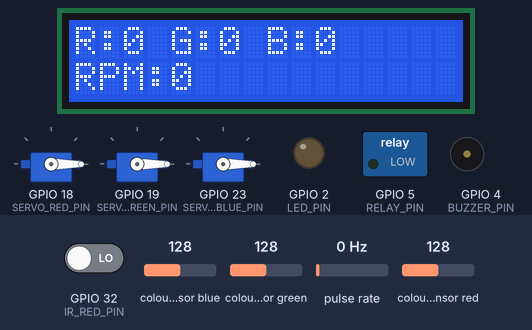
This program was run on a simulated ESP32. Shown: 3 × servo, 16×2 character LCD, switched loads named in the program (green lamp = pin HIGH), output pins drawn as LEDs (lit = HIGH), buzzer (waves = sounding, pin HIGH). Wiring (inferred from the names in the program): TCS3200 colour sensor: output GPIO 14; S2 GPIO 27; S3 GPIO 26; S0 GPIO 25; S1 GPIO 33; pulse sensor: data GPIO 16. Dashed ring = blinking. The inputs (shaded band) are chosen by the test bench; at power-on: pulse rate 0 Hz, colour sensor blue 128, colour sensor green 128, colour sensor red 128, GPIO 32 (IR_RED_PIN) LOW. Pins used as bus, display or sensor lines are not drawn; what the program prints to the serial monitor is not drawn.

Above: at 2.8 s.
2.9 s: pulse rate (sensor on GPIO 16) set to 4 Hz
At 3.7 s:
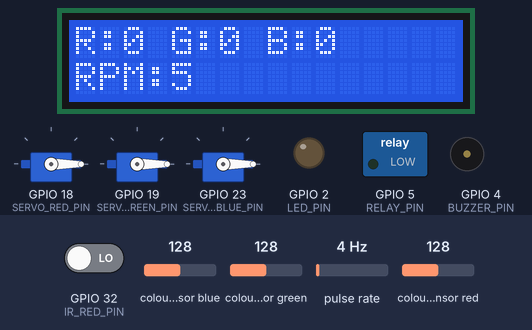
5.4 s: pulse rate (sensor on GPIO 16) set to 50 Hz
At 8.2 s:
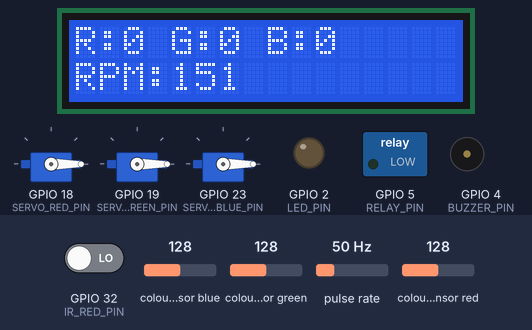
8.3 s: colour sensor blue set to 5
At 10.3 s:
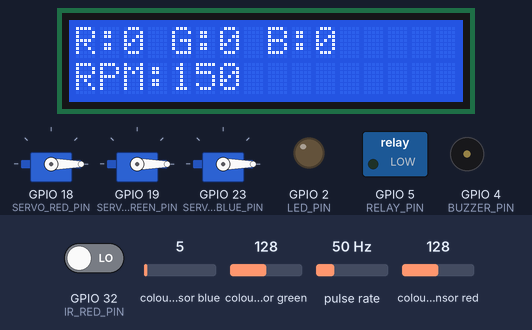
10.9 s: colour sensor green set to 72
13.0 s: colour sensor green set to 63
At 13.91 s:
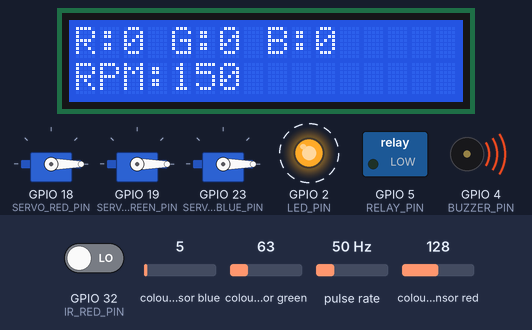
16.0 s: colour sensor red set to 121
17.8 s: colour sensor red set to 114
At 20.0 s:
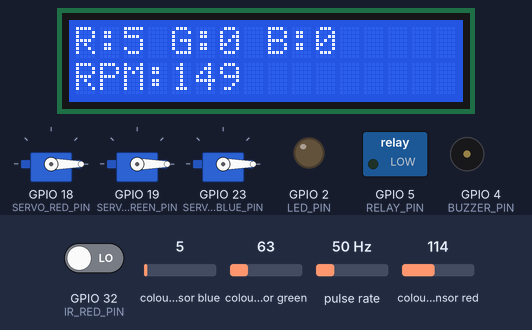
Timing chart, 0 to 21.1 s (numbered marks = the images above; inputs shaded):
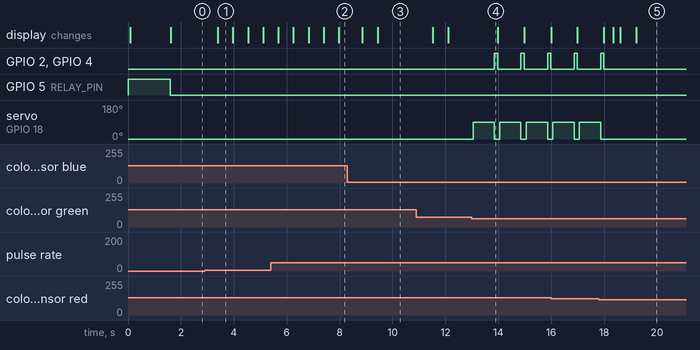

Measured:
- the behaviour switches between 68 and 67 on colour sensor green (found by bisection; images 3 and 4)
- the behaviour switches between 118 and 117 on colour sensor red (found by bisection; images 4 and 5)
- after the input at 2.9 s, the display: changes after 0.49 s (image 1)
- after the input at 5.4 s, the display: first differs from a run without the input after 0.86 s (image 2 shows a later state)
- after the input at 8.3 s, the display: first changes after 0.56 s (image 3 shows a later state)
- after the input at 13.0 s, GPIO 2 (LED_PIN), GPIO 4 (BUZZER_PIN): alternates HIGH for 0.12 s and LOW for 0.88 s, starting after 0.86 s; servo on GPIO 18 (SERVO_RED_PIN): alternates 90° for 0.80 s and 0° for 0.20 s, starting after 0.06 s
- after the input at 17.8 s, GPIO 2 (LED_PIN), GPIO 4 (BUZZER_PIN): goes on until 18.0 s, then stays LOW; servo on GPIO 18 (SERVO_RED_PIN): goes on until 17.9 s, then stays 0°

The program:

main.cpp
```cpp
#include <Arduino.h>
#include <ESP32Servo.h>
#include <LiquidCrystal_I2C.h>

#include "config.h"
#include "color_sensor.h"
#include "ir_sensor.h"
#include "servo_control.h"
#include "encoder_speed.h"
#include "conveyor_control.h"
#include "alert_system.h"
#include "lcd_control.h"

// Starting calibration values; tune these using readings from your sensor.
int redMin = 30;
int redMax = 250;
int greenMin = 30;
int greenMax = 250;
int blueMin = 30;
int blueMax = 250;

TargetColor currentDetectedColor = NONE;
volatile long encoderPulseCount = 0;
unsigned long lastTimeCheck = 0;
float currentRPM = 0.0f;

Servo servoRed;
Servo servoGreen;
Servo servoBlue;
LiquidCrystal_I2C lcd(LCD_ADDR, 16, 2);

namespace {
int countRed = 0;
int countGreen = 0;
int countBlue = 0;
unsigned long lastLcdUpdate = 0;
}

void IRAM_ATTR pulseCounterISR()
{
    ++encoderPulseCount;
}

void setup()
{
    Serial.begin(115200);

    initColorSensor();
    initIRSensors();
    initServos();
    initEncoder();
    initConveyor();
    initAlerts();
    initLCD();

    startConveyor();
    updateLCD(countRed, countGreen, countBlue, currentRPM);
    Serial.println("ESP32 color sorter ready");
}

void loop()
{
    calculateSpeed();

    const TargetColor detectedColor = readAndProcessColor();
    if (detectedColor != NONE) {
        currentDetectedColor = detectedColor;
    }

    if (currentDetectedColor == RED && isObjectAtRed()) {
        triggerPushRed();
        triggerSuccessBeep();
        ++countRed;
        currentDetectedColor = NONE;
    } else if (currentDetectedColor == GREEN && isObjectAtGreen()) {
        triggerPushGreen();
        triggerSuccessBeep();
        ++countGreen;
        currentDetectedColor = NONE;
    } else if (currentDetectedColor == BLUE && isObjectAtBlue()) {
        triggerPushBlue();
        triggerSuccessBeep();
        ++countBlue;
        currentDetectedColor = NONE;
    }

    const unsigned long now = millis();
    if (now - lastLcdUpdate >= 250) {
        updateLCD(countRed, countGreen, countBlue, currentRPM);
        lastLcdUpdate = now;
    }

    delay(20);
}
```

alert_system.h
```cpp
#ifndef ALERT_SYSTEM_H
#define ALERT_SYSTEM_H

#include <Arduino.h>
#include "config.h"

inline void initAlerts()
{
    pinMode(BUZZER_PIN, OUTPUT);
    pinMode(LED_PIN, OUTPUT);
    digitalWrite(BUZZER_PIN, LOW);
    digitalWrite(LED_PIN, LOW);
}

inline void triggerSuccessBeep()
{
    digitalWrite(BUZZER_PIN, HIGH);
    digitalWrite(LED_PIN, HIGH);
    delay(120);
    digitalWrite(BUZZER_PIN, LOW);
    digitalWrite(LED_PIN, LOW);
}

#endif
```

color_sensor.h
```cpp
#ifndef COLOR_SENSOR_H
#define COLOR_SENSOR_H

#include <Arduino.h>
#include "config.h"

inline void initColorSensor()
{
    pinMode(S0, OUTPUT);
    pinMode(S1, OUTPUT);
    pinMode(S2, OUTPUT);
    pinMode(S3, OUTPUT);
    pinMode(SENSOR_OUT, INPUT);

    // TCS3200 output frequency scaling: 20%.
    digitalWrite(S0, HIGH);
    digitalWrite(S1, LOW);
}

inline unsigned long getAveragePulse(bool s2State, bool s3State)
{
    digitalWrite(S2, s2State);
    digitalWrite(S3, s3State);
    delay(10);

    constexpr int samples = 5;
    unsigned long total = 0;
    int validSamples = 0;

    for (int i = 0; i < samples; ++i) {
        const unsigned long pulse = pulseIn(SENSOR_OUT, LOW, 50000);
        if (pulse > 0) {
            total += pulse;
            ++validSamples;
        }
    }

    return validSamples == 0 ? 0 : total / validSamples;
}

inline int scaleColorReading(unsigned long raw, int rawMin, int rawMax)
{
    if (raw == 0 || rawMin == rawMax) {
        return 0;
    }

    const long scaled = map(static_cast<long>(raw), rawMax, rawMin, 0, 255);
    return constrain(static_cast<int>(scaled), 0, 255);
}

inline TargetColor readAndProcessColor()
{
    // TCS3200 filter selection: red LOW/LOW, green HIGH/HIGH, blue LOW/HIGH.
    const unsigned long rawR = getAveragePulse(LOW, LOW);
    const unsigned long rawG = getAveragePulse(HIGH, HIGH);
    const unsigned long rawB = getAveragePulse(LOW, HIGH);

    const int r = scaleColorReading(rawR, redMin, redMax);
    const int g = scaleColorReading(rawG, greenMin, greenMax);
    const int b = scaleColorReading(rawB, blueMin, blueMax);

    TargetColor detected = NONE;
    if (r > g + 30 && r > b + 30 && r > 90) {
        detected = RED;
    } else if (g > r + 25 && g > b + 25 && g > 90) {
        detected = GREEN;
    } else if (b > r + 25 && b > g + 25 && b > 90) {
        detected = BLUE;
    }

    if (detected != NONE) {
        Serial.printf(
            "RAW R:%lu G:%lu B:%lu | RGB R:%d G:%d B:%d | color: %s\n",
            rawR,
            rawG,
            rawB,
            r,
            g,
            b,
            detected == RED ? "RED" : detected == GREEN ? "GREEN" : "BLUE");
    }

    return detected;
}

#endif
```

conveyor_control.h
```cpp
#ifndef CONVEYOR_CONTROL_H
#define CONVEYOR_CONTROL_H

#include <Arduino.h>
#include "config.h"

// This assumes an active-LOW relay module. Verify the relay polarity before use.
inline void initConveyor()
{
    pinMode(RELAY_PIN, OUTPUT);
    digitalWrite(RELAY_PIN, HIGH);
}

inline void startConveyor()
{
    digitalWrite(RELAY_PIN, LOW);
}

inline void stopConveyor()
{
    digitalWrite(RELAY_PIN, HIGH);
}

#endif
```

encoder_speed.h
```cpp
#ifndef ENCODER_SPEED_H
#define ENCODER_SPEED_H

#include <Arduino.h>
#include "config.h"

void IRAM_ATTR pulseCounterISR();

inline void initEncoder()
{
    pinMode(ENCODER_PIN, INPUT_PULLUP);
    attachInterrupt(digitalPinToInterrupt(ENCODER_PIN), pulseCounterISR, RISING);
    lastTimeCheck = millis();
}

inline void calculateSpeed()
{
    const unsigned long now = millis();
    const unsigned long elapsed = now - lastTimeCheck;
    if (elapsed < 500) {
        return;
    }

    noInterrupts();
    const long pulses = encoderPulseCount;
    encoderPulseCount = 0;
    interrupts();

    currentRPM = (static_cast<float>(pulses) * 60000.0f) /
                 (static_cast<float>(ENCODER_PULSES_PER_REV) *
                  static_cast<float>(elapsed));
    lastTimeCheck = now;
}

#endif
```

ir_sensor.h
```cpp
#ifndef IR_SENSOR_H
#define IR_SENSOR_H

#include <Arduino.h>
#include "config.h"

inline void initIRSensors()
{
    pinMode(IR_RED_PIN, INPUT);
    pinMode(IR_GREEN_PIN, INPUT);
    pinMode(IR_BLUE_PIN, INPUT);
}

// These LM393 modules are assumed to output LOW when an object is detected.
inline bool isObjectAtRed()
{
    return digitalRead(IR_RED_PIN) == LOW;
}

inline bool isObjectAtGreen()
{
    return digitalRead(IR_GREEN_PIN) == LOW;
}

inline bool isObjectAtBlue()
{
    return digitalRead(IR_BLUE_PIN) == LOW;
}

#endif
```

servo_control.h
```cpp
#ifndef SERVO_CONTROL_H
#define SERVO_CONTROL_H

#include <Arduino.h>
#include <ESP32Servo.h>
#include "config.h"

extern Servo servoRed;
extern Servo servoGreen;
extern Servo servoBlue;

inline void initServos()
{
    servoRed.attach(SERVO_RED_PIN);
    servoGreen.attach(SERVO_GREEN_PIN);
    servoBlue.attach(SERVO_BLUE_PIN);

    servoRed.write(0);
    servoGreen.write(0);
    servoBlue.write(0);
}

inline void triggerPushRed()
{
    Serial.println("Sorting RED");
    servoRed.write(90);
    delay(800);
    servoRed.write(0);
}

inline void triggerPushGreen()
{
    Serial.println("Sorting GREEN");
    servoGreen.write(90);
    delay(800);
    servoGreen.write(0);
}

inline void triggerPushBlue()
{
    Serial.println("Sorting BLUE");
    servoBlue.write(90);
    delay(800);
    servoBlue.write(0);
}

#endif
```

config.h
```cpp
#ifndef CONFIG_H
#define CONFIG_H

#include <Arduino.h>

// TCS3200 color sensor
#define S0 25
#define S1 33
#define S2 27
#define S3 26
#define SENSOR_OUT 14

// LM393 infrared sensors (digital outputs)
#define IR_RED_PIN 32
#define IR_GREEN_PIN 35
#define IR_BLUE_PIN 34

// Sorting servos
#define SERVO_RED_PIN 18
#define SERVO_GREEN_PIN 19
#define SERVO_BLUE_PIN 23

// Conveyor, encoder, buzzer and status LED
#define ENCODER_PIN 16
#define RELAY_PIN 5
#define BUZZER_PIN 4
#define LED_PIN 2

// LCD1602 I2C address; common values are 0x27 and 0x3F.
#define LCD_ADDR 0x27

constexpr uint16_t ENCODER_PULSES_PER_REV = 20;

extern int redMin;
extern int redMax;
extern int greenMin;
extern int greenMax;
extern int blueMin;
extern int blueMax;

enum TargetColor {
    NONE,
    RED,
    GREEN,
    BLUE
};

extern TargetColor currentDetectedColor;
extern volatile long encoderPulseCount;
extern unsigned long lastTimeCheck;
extern float currentRPM;

#endif
```

lcd_control.h
```cpp
#ifndef LCD_CONTROL_H
#define LCD_CONTROL_H

#include <Arduino.h>
#include <Wire.h>
#include <LiquidCrystal_I2C.h>
#include "config.h"

extern LiquidCrystal_I2C lcd;

inline void initLCD()
{
    lcd.init();
    lcd.backlight();
    lcd.setCursor(0, 0);
    lcd.print("COLOR SORTER");
    lcd.setCursor(0, 1);
    lcd.print("ESP32 PLATFORMIO");
    delay(1500);
    lcd.clear();
}

inline void updateLCD(int redCount, int greenCount, int blueCount, float speed)
{
    lcd.setCursor(0, 0);
    lcd.print("R:");
    lcd.print(redCount);
    lcd.print(" G:");
    lcd.print(greenCount);
    lcd.print(" B:");
    lcd.print(blueCount);
    lcd.print("   ");

    lcd.setCursor(0, 1);
    lcd.print("RPM:");
    lcd.print(static_cast<int>(speed));
    lcd.print("           ");
}

#endif
```
